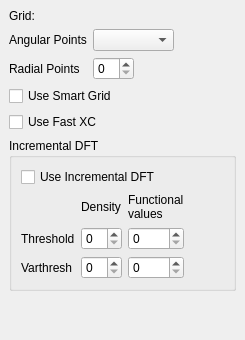
       <widget class="QWidget" name="AdvancedDFT" >
        <layout class="QVBoxLayout" >
         <property name="margin" >
          <number>9</number>
         </property>
         <property name="spacing" >
          <number>6</number>
         </property>
         <item>
          <widget class="QLabel" name="label_104" >
           <property name="text" >
            <string>Grid:</string>
           </property>
          </widget>
         </item>
         <item>
          <layout class="QGridLayout" >
           <property name="margin" >
            <number>0</number>
           </property>
           <property name="spacing" >
            <number>6</number>
           </property>
           <item row="0" column="0" >
            <widget class="QLabel" name="label_80" >
             <property name="text" >
              <string>Angular Points</string>
             </property>
            </widget>
           </item>
           <item row="1" column="0" >
            <widget class="QLabel" name="label_16" >
             <property name="text" >
              <string>Radial Points</string>
             </property>
            </widget>
           </item>
           <item row="0" column="1" >
            <widget class="QComboBox" name="xc_grid" />
           </item>
           <item row="1" column="1" >
            <layout class="QHBoxLayout" >
             <property name="margin" >
              <number>0</number>
             </property>
             <property name="spacing" >
              <number>6</number>
             </property>
             <item>
              <widget class="QSpinBox" name="qui_radial_grid" />
             </item>
             <item>
              <spacer>
               <property name="orientation" >
                <enum>Qt::Horizontal</enum>
               </property>
               <property name="sizeHint" >
                <size>
                 <width>40</width>
                 <height>20</height>
                </size>
               </property>
              </spacer>
             </item>
            </layout>
           </item>
           <item row="0" column="2" >
            <spacer>
             <property name="orientation" >
              <enum>Qt::Horizontal</enum>
             </property>
             <property name="sizeHint" >
              <size>
               <width>40</width>
               <height>20</height>
              </size>
             </property>
            </spacer>
           </item>
          </layout>
         </item>
         <item>
          <widget class="QCheckBox" name="checkBox" >
           <property name="text" >
            <string>Use Smart Grid</string>
           </property>
          </widget>
         </item>
         <item>
          <widget class="QCheckBox" name="fast_xc" >
           <property name="text" >
            <string>Use Fast XC</string>
           </property>
          </widget>
         </item>
         <item>
          <widget class="QGroupBox" name="groupBox_9" >
           <property name="title" >
            <string>Incremental DFT</string>
           </property>
           <layout class="QVBoxLayout" >
            <property name="margin" >
             <number>9</number>
            </property>
            <property name="spacing" >
             <number>6</number>
            </property>
            <item>
             <widget class="QCheckBox" name="incdft" >
              <property name="text" >
               <string>Use Incremental DFT</string>
              </property>
             </widget>
            </item>
            <item>
             <layout class="QGridLayout" >
              <property name="margin" >
               <number>0</number>
              </property>
              <property name="spacing" >
               <number>6</number>
              </property>
              <item row="1" column="3" >
               <spacer>
                <property name="orientation" >
                 <enum>Qt::Horizontal</enum>
                </property>
                <property name="sizeHint" >
                 <size>
                  <width>40</width>
                  <height>20</height>
                 </size>
                </property>
               </spacer>
              </item>
              <item row="1" column="0" >
               <widget class="QLabel" name="label_141" >
                <property name="text" >
                 <string>Threshold</string>
                </property>
               </widget>
              </item>
              <item row="2" column="1" >
               <widget class="QSpinBox" name="incdft_dendiff_varthresh" />
              </item>
              <item row="1" column="1" >
               <widget class="QSpinBox" name="incdft_dendiff_thresh" />
              </item>
              <item row="2" column="2" >
               <widget class="QSpinBox" name="incdft_griddiff_varthresh" />
              </item>
              <item row="1" column="2" >
               <widget class="QSpinBox" name="incdft_griddiff_thresh" />
              </item>
              <item row="0" column="2" >
               <widget class="QLabel" name="label_143" >
                <property name="text" >
                 <string>Functional
values</string>
                </property>
               </widget>
              </item>
              <item row="2" column="0" >
               <widget class="QLabel" name="label_144" >
                <property name="text" >
                 <string>Varthresh</string>
                </property>
               </widget>
              </item>
              <item row="0" column="1" >
               <widget class="QLabel" name="label_142" >
                <property name="text" >
                 <string>Density</string>
                </property>
               </widget>
              </item>
             </layout>
            </item>
           </layout>
          </widget>
         </item>
         <item>
          <spacer>
           <property name="orientation" >
            <enum>Qt::Vertical</enum>
           </property>
           <property name="sizeHint" >
            <size>
             <width>20</width>
             <height>40</height>
            </size>
           </property>
          </spacer>
         </item>
        </layout>
       </widget>
